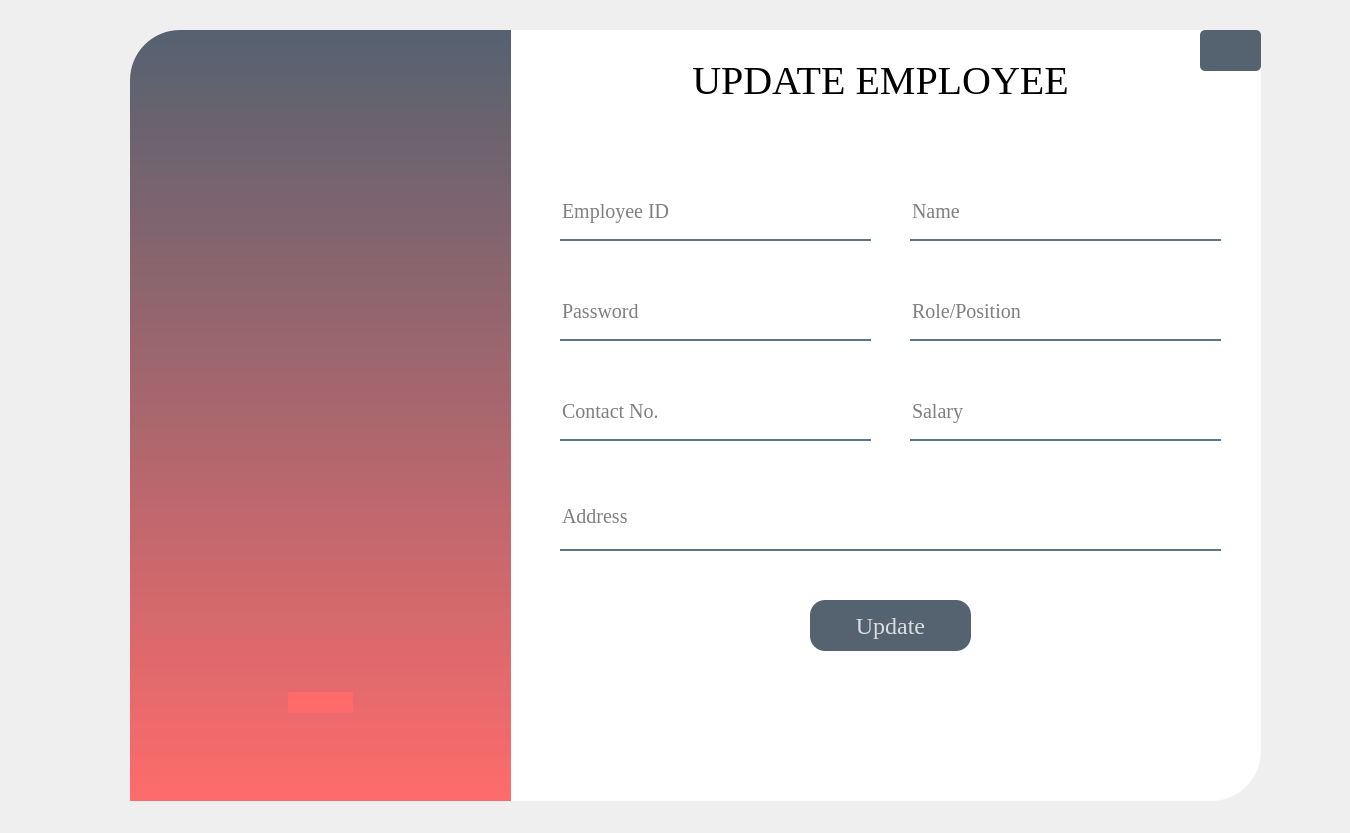
<?xml version="1.0" encoding="UTF-8"?>
<ui version="4.0">
 <class>UpdateEmp_Window</class>
 <widget class="QWidget" name="UpdateEmp_Window">
  <property name="geometry">
   <rect>
    <x>0</x>
    <y>0</y>
    <width>1350</width>
    <height>833</height>
   </rect>
  </property>
  <property name="windowTitle">
   <string>Form</string>
  </property>
  <property name="styleSheet">
   <string notr="true">QPushButton{
background-color:rgba(85,98,112,255);
color:rgba(255,255,255,200);
border-radius:25px

}

QPushButton:hover{
background-color:rgba(255,107,107,255);

}

QPushButton:pressed{
padding-left:5px;
padding-top:5px;
background-color:rgba(255,107,107,255):
backgound-position:calc(100% -10px)center:
}
</string>
  </property>
  <widget class="QLabel" name="label">
   <property name="geometry">
    <rect>
     <x>130</x>
     <y>30</y>
     <width>1131</width>
     <height>771</height>
    </rect>
   </property>
   <property name="cursor">
    <cursorShape>ArrowCursor</cursorShape>
   </property>
   <property name="styleSheet">
    <string notr="true">background-color:rgba(255,255,255,255);
border-bottom-right-radius:50px;
border-top-left-radius:50px;
border-top-right-radius:5px;</string>
   </property>
   <property name="text">
    <string>TextLabel</string>
   </property>
  </widget>
  <widget class="QLabel" name="label_2">
   <property name="geometry">
    <rect>
     <x>130</x>
     <y>30</y>
     <width>381</width>
     <height>771</height>
    </rect>
   </property>
   <property name="styleSheet">
    <string notr="true">background-color: qlineargradient(spread:pad, x1:0, y1:0, x2:0, y2:1, stop:0 rgba(85, 98,112, 255), stop:1 rgba(255, 107, 107, 255));
border-top-left-radius:50px;</string>
   </property>
   <property name="text">
    <string/>
   </property>
  </widget>
  <widget class="QLabel" name="label_3">
   <property name="geometry">
    <rect>
     <x>640</x>
     <y>40</y>
     <width>481</width>
     <height>81</height>
    </rect>
   </property>
   <property name="font">
    <font>
     <family>Times New Roman</family>
     <pointsize>30</pointsize>
     <weight>50</weight>
     <italic>false</italic>
     <bold>false</bold>
     <underline>false</underline>
     <strikeout>false</strikeout>
    </font>
   </property>
   <property name="styleSheet">
    <string notr="true">color: #000;</string>
   </property>
   <property name="text">
    <string>UPDATE EMPLOYEE</string>
   </property>
   <property name="alignment">
    <set>Qt::AlignCenter</set>
   </property>
   <property name="wordWrap">
    <bool>false</bool>
   </property>
  </widget>
  <widget class="QLineEdit" name="empID_LE">
   <property name="geometry">
    <rect>
     <x>560</x>
     <y>190</y>
     <width>311</width>
     <height>51</height>
    </rect>
   </property>
   <property name="font">
    <font>
     <family>Times New Roman</family>
     <pointsize>15</pointsize>
    </font>
   </property>
   <property name="styleSheet">
    <string notr="true">background-color:rgba(0,0,0,0);
border:none;
border-bottom:2px solid rgba(46,82,101,200);
color:rgba(0,0,0.240);
padding-bottom:7px;</string>
   </property>
   <property name="text">
    <string/>
   </property>
   <property name="echoMode">
    <enum>QLineEdit::Normal</enum>
   </property>
   <property name="placeholderText">
    <string>Employee ID</string>
   </property>
  </widget>
  <widget class="QLineEdit" name="password_LE">
   <property name="geometry">
    <rect>
     <x>560</x>
     <y>290</y>
     <width>311</width>
     <height>51</height>
    </rect>
   </property>
   <property name="font">
    <font>
     <family>Times New Roman</family>
     <pointsize>15</pointsize>
    </font>
   </property>
   <property name="styleSheet">
    <string notr="true">background-color:rgba(0,0,0,0);
border:none;
border-bottom:2px solid rgba(46,82,101,200);
color:rgba(0,0,0.240);
padding-bottom:7px;</string>
   </property>
   <property name="echoMode">
    <enum>QLineEdit::Password</enum>
   </property>
   <property name="placeholderText">
    <string>Password</string>
   </property>
  </widget>
  <widget class="QPushButton" name="pushButton">
   <property name="geometry">
    <rect>
     <x>810</x>
     <y>600</y>
     <width>161</width>
     <height>51</height>
    </rect>
   </property>
   <property name="font">
    <font>
     <family>Times New Roman</family>
     <pointsize>18</pointsize>
     <weight>50</weight>
     <bold>false</bold>
    </font>
   </property>
   <property name="cursor">
    <cursorShape>OpenHandCursor</cursorShape>
   </property>
   <property name="mouseTracking">
    <bool>false</bool>
   </property>
   <property name="tabletTracking">
    <bool>false</bool>
   </property>
   <property name="styleSheet">
    <string notr="true">border-radius:15px;</string>
   </property>
   <property name="text">
    <string>Update</string>
   </property>
  </widget>
  <widget class="QLabel" name="label_4">
   <property name="geometry">
    <rect>
     <x>130</x>
     <y>400</y>
     <width>381</width>
     <height>541</height>
    </rect>
   </property>
   <property name="font">
    <font>
     <family>Mountain</family>
     <pointsize>210</pointsize>
    </font>
   </property>
   <property name="styleSheet">
    <string notr="true">color:rgba(255,107,107,255);</string>
   </property>
   <property name="text">
    <string>-</string>
   </property>
   <property name="alignment">
    <set>Qt::AlignCenter</set>
   </property>
  </widget>
  <widget class="QLineEdit" name="address_LE">
   <property name="geometry">
    <rect>
     <x>560</x>
     <y>490</y>
     <width>661</width>
     <height>61</height>
    </rect>
   </property>
   <property name="font">
    <font>
     <family>Times New Roman</family>
     <pointsize>15</pointsize>
    </font>
   </property>
   <property name="styleSheet">
    <string notr="true">background-color:rgba(0,0,0,0);
border:none;
border-bottom:2px solid rgba(46,82,101,200);
color:rgba(0,0,0.240);
padding-bottom:7px;</string>
   </property>
   <property name="echoMode">
    <enum>QLineEdit::Normal</enum>
   </property>
   <property name="placeholderText">
    <string>Address</string>
   </property>
  </widget>
  <widget class="QLineEdit" name="role_LE">
   <property name="geometry">
    <rect>
     <x>910</x>
     <y>290</y>
     <width>311</width>
     <height>51</height>
    </rect>
   </property>
   <property name="font">
    <font>
     <family>Times New Roman</family>
     <pointsize>15</pointsize>
    </font>
   </property>
   <property name="styleSheet">
    <string notr="true">background-color:rgba(0,0,0,0);
border:none;
border-bottom:2px solid rgba(46,82,101,200);
color:rgba(0,0,0.240);
padding-bottom:7px;</string>
   </property>
   <property name="echoMode">
    <enum>QLineEdit::Normal</enum>
   </property>
   <property name="placeholderText">
    <string>Role/Position</string>
   </property>
  </widget>
  <widget class="QLineEdit" name="name_LE">
   <property name="geometry">
    <rect>
     <x>910</x>
     <y>190</y>
     <width>311</width>
     <height>51</height>
    </rect>
   </property>
   <property name="font">
    <font>
     <family>Times New Roman</family>
     <pointsize>15</pointsize>
    </font>
   </property>
   <property name="styleSheet">
    <string notr="true">background-color:rgba(0,0,0,0);
border:none;
border-bottom:2px solid rgba(46,82,101,200);
color:rgba(0,0,0.240);
padding-bottom:7px;</string>
   </property>
   <property name="text">
    <string/>
   </property>
   <property name="echoMode">
    <enum>QLineEdit::Normal</enum>
   </property>
   <property name="placeholderText">
    <string>Name</string>
   </property>
  </widget>
  <widget class="QLineEdit" name="salary_LE">
   <property name="geometry">
    <rect>
     <x>910</x>
     <y>390</y>
     <width>311</width>
     <height>51</height>
    </rect>
   </property>
   <property name="font">
    <font>
     <family>Times New Roman</family>
     <pointsize>15</pointsize>
    </font>
   </property>
   <property name="styleSheet">
    <string notr="true">background-color:rgba(0,0,0,0);
border:none;
border-bottom:2px solid rgba(46,82,101,200);
color:rgba(0,0,0.240);
padding-bottom:7px;</string>
   </property>
   <property name="echoMode">
    <enum>QLineEdit::Normal</enum>
   </property>
   <property name="placeholderText">
    <string>Salary</string>
   </property>
  </widget>
  <widget class="QLineEdit" name="contactno_LE">
   <property name="geometry">
    <rect>
     <x>560</x>
     <y>390</y>
     <width>311</width>
     <height>51</height>
    </rect>
   </property>
   <property name="font">
    <font>
     <family>Times New Roman</family>
     <pointsize>15</pointsize>
    </font>
   </property>
   <property name="styleSheet">
    <string notr="true">background-color:rgba(0,0,0,0);
border:none;
border-bottom:2px solid rgba(46,82,101,200);
color:rgba(0,0,0.240);
padding-bottom:7px;</string>
   </property>
   <property name="echoMode">
    <enum>QLineEdit::Normal</enum>
   </property>
   <property name="placeholderText">
    <string>Contact No.</string>
   </property>
  </widget>
  <widget class="QPushButton" name="pushButton_2">
   <property name="geometry">
    <rect>
     <x>1200</x>
     <y>30</y>
     <width>61</width>
     <height>41</height>
    </rect>
   </property>
   <property name="font">
    <font>
     <pointsize>-1</pointsize>
    </font>
   </property>
   <property name="cursor">
    <cursorShape>PointingHandCursor</cursorShape>
   </property>
   <property name="styleSheet">
    <string notr="true">font-size:20px;
image: url(:/img/back2.png);
text-align: center;
border-radius:5px;</string>
   </property>
   <property name="text">
    <string/>
   </property>
  </widget>
  <widget class="QLabel" name="label_5">
   <property name="geometry">
    <rect>
     <x>740</x>
     <y>680</y>
     <width>421</width>
     <height>91</height>
    </rect>
   </property>
   <property name="font">
    <font>
     <family>Times New Roman</family>
     <pointsize>22</pointsize>
     <weight>50</weight>
     <italic>false</italic>
     <bold>false</bold>
     <underline>false</underline>
     <strikeout>false</strikeout>
    </font>
   </property>
   <property name="styleSheet">
    <string notr="true">color: #6B6B6B;</string>
   </property>
   <property name="text">
    <string/>
   </property>
   <property name="alignment">
    <set>Qt::AlignCenter</set>
   </property>
   <property name="wordWrap">
    <bool>false</bool>
   </property>
  </widget>
  <widget class="QLabel" name="label_6">
   <property name="geometry">
    <rect>
     <x>670</x>
     <y>690</y>
     <width>91</width>
     <height>71</height>
    </rect>
   </property>
   <property name="styleSheet">
    <string notr="true"/>
   </property>
   <property name="text">
    <string/>
   </property>
  </widget>
 </widget>
 <resources>
  <include location="C:/Users/avina/Downloads/res.qrc"/>
  <include location="addemp_res.qrc"/>
 </resources>
 <connections/>
</ui>
